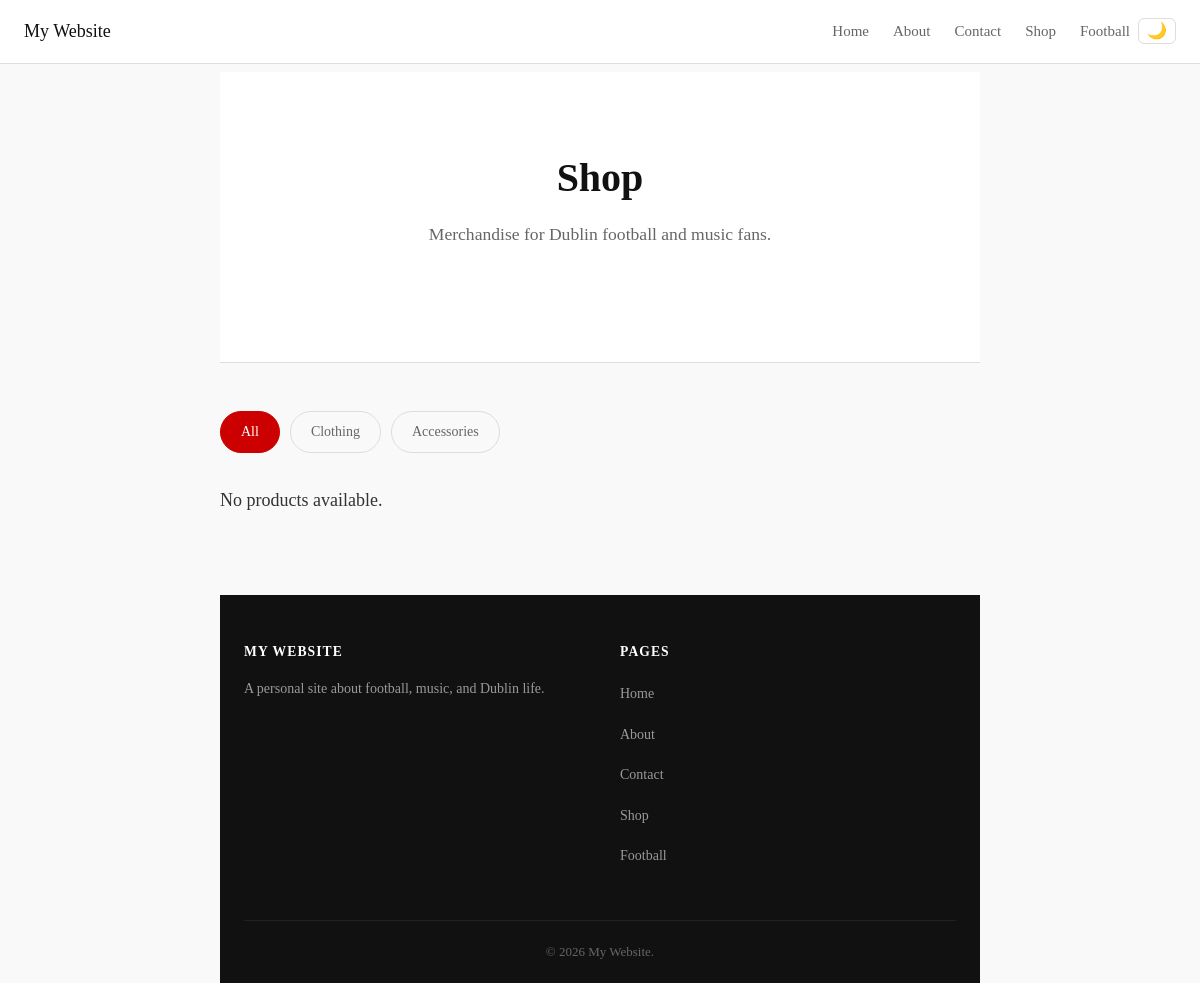
The app's page /shop/, older data.
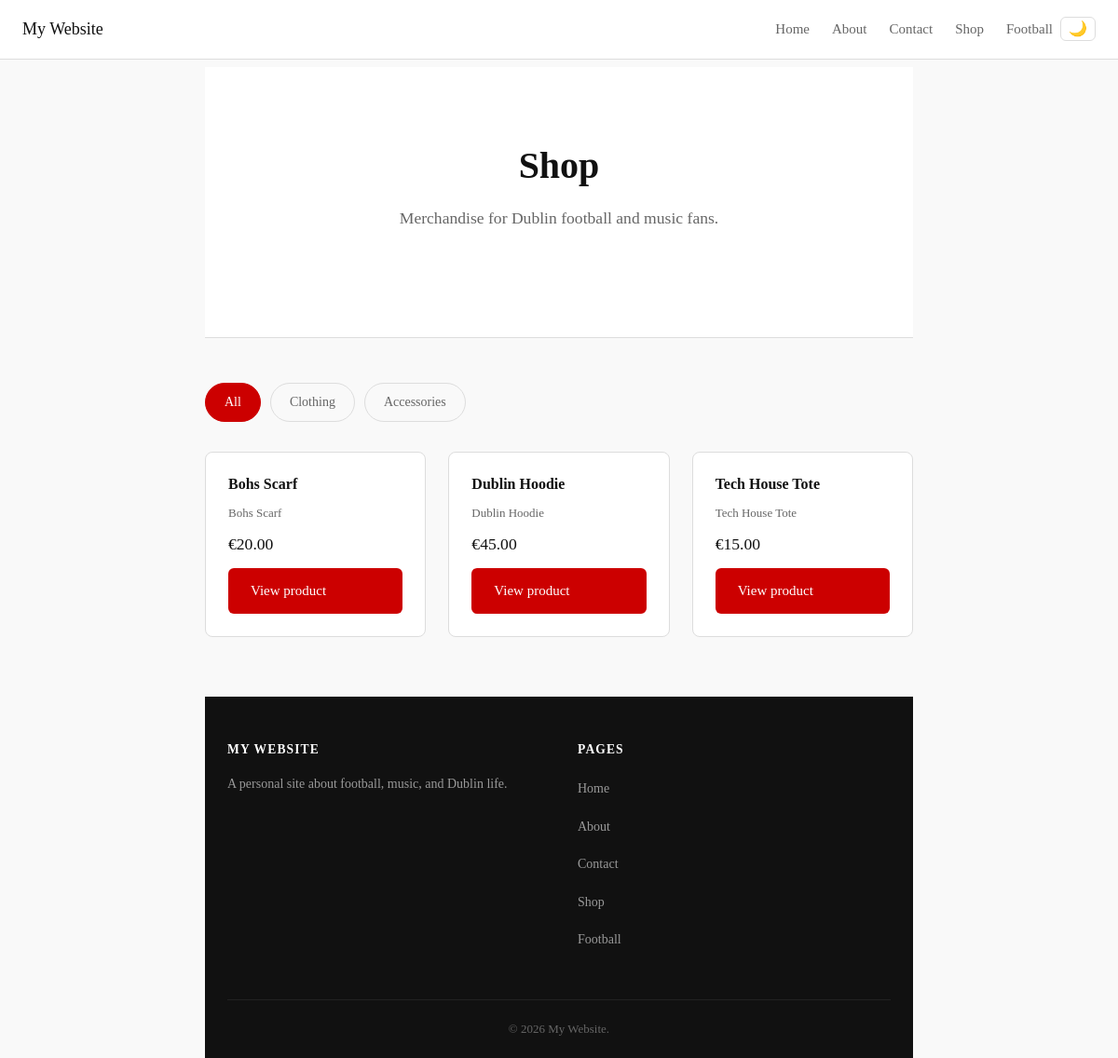
The same page, newer data.
### shop/models.py (models this page shows, shortened)
class Product(models.Model):
    CATEGORY_CHOICES = [
        ('clothing', 'Clothing'),
        ('accessories', 'Accessories'),
    ]
    name = models.CharField(max_length=200)
    description = models.TextField()
    price = models.DecimalField(max_digits=6, decimal_places=2)
    category = models.CharField(max_length=50, choices=CATEGORY_CHOICES)
    stock = models.PositiveIntegerField(default=0)
    available = models.BooleanField(default=True)
    created_at = models.DateTimeField(auto_now_add=True)
    class Meta:
        ordering = ['name']

### shop/views.py (the view)
# urls.py: path('', views.shop_home, name='shop_home'),
def shop_home(request):
    category = request.GET.get('category', 'all')
    if category == 'all':
        products = Product.objects.filter(available=True)
    else:
        products = Product.objects.filter(available=True, category=category)
    context = {
        'products': products,
        'current_category': category,
    }
    return render(request, 'shop/home.html', context)

### shop/templates/shop/home.html (shortened to what this page needs)
{% extends 'core/base.html' %}
{% block content %}
<section class="hero">
  <h1>Shop</h1>
  <p class="hero-subtitle">Merchandise for Dublin football and music fans.</p>
</section>
<section class="shop-section">
  <div class="filter-bar">
    <a href="{% url 'shop_home' %}"
       class="filter-btn {% if current_category == 'all' %}active{% endif %}">All</a>
    <a href="{% url 'shop_home' %}?category=clothing"
       class="filter-btn {% if current_category == 'clothing' %}active{% endif %}">Clothing</a>
    <a href="{% url 'shop_home' %}?category=accessories"
       class="filter-btn {% if current_category == 'accessories' %}active{% endif %}">Accessories</a>
  </div>
  <div class="product-grid">
    {% for product in products %}
    <div class="product-card">
      <h3>{{ product.name }}</h3>
      <p class="product-description">{{ product.description }}</p>
      <p class="product-price">€{{ product.price }}</p>
      <a href="{% url 'product_detail' product.pk %}" class="btn">View product</a>
    </div>
    {% empty %}
    <p>No products available.</p>
    {% endfor %}
  </div>
</section>
{% endblock %}

### core/templates/core/base.html (shortened to what this page needs)
{% load static %}
<!DOCTYPE html>
<html lang="en">
  <head>
    {% load static %}
    <link rel="stylesheet" href="{% static 'css/style.css' %}" />
  </head>
  <body>
    <nav>
      <span class="site-name">My Website</span>
      <div class="nav-links" id="nav-links">
        <a href="{% url 'home' %}">Home</a>
        <a href="{% url 'about' %}">About</a>
        <a href="{% url 'contact' %}">Contact</a>
        <a href="{% url 'shop_home' %}">Shop</a>
        <a href="{% url 'football_home' %}">Football</a>
      </div>
      <button class="dark-mode-btn" id="dark-mode-btn" aria-label="Toggle dark mode">🌙</button>
    </nav>
    <main>
      {% block content %}
      {% endblock %}
    </main>
    <footer>
      <div class="footer-grid">
        <div class="footer-col">
          <h4>My Website</h4>
          <p>A personal site about football, music, and Dublin life.</p>
        </div>
        <div class="footer-col">
          <h4>Pages</h4>
          <ul>
            <li><a href="{% url 'home' %}">Home</a></li>
            <li><a href="{% url 'about' %}">About</a></li>
            <li><a href="{% url 'contact' %}">Contact</a></li>
            <li><a href="{% url 'shop_home' %}">Shop</a></li>
            <li><a href="{% url 'football_home' %}">Football</a></li>
          </ul>
        </div>
      </div>
      <div class="footer-bottom">
        <p>&copy; 2026 My Website.</p>
      </div>
    </footer>
    {% load static %}
  </body>
</html>

### core/static/css/style.css (style rules this page uses)
* { box-sizing: border-box; margin: 0; padding: 0; }
:root { --font-main: Georgia, serif; --font-size-base: 18px; --line-height-base: 1.7; --color-text: #333333; --color-heading: #111111; --color-muted: #666666; --color-border: #dddddd; --color-accent: #cc0000; --color-bg: #f9f9f9; --color-white: #ffffff; --spacing-sm: 16px; --spacing-md: 32px; --spacing-lg: 64px; }
.dark-mode-btn { background: none; border: 0.5px solid var(--color-border); border-radius: 6px; padding: 4px 8px; cursor: pointer; font-size: 16px; line-height: 1; transition: border-color 0.15s; margin-left: 8px; }
body { font-family: var(--font-main); font-size: var(--font-size-base); line-height: var(--line-height-base); color: var(--color-text); background-color: var(--color-bg); max-width: 800px; margin: 0 auto; padding: 0 20px; padding-top: 72px; }
h1, h2, h3, h4 { color: var(--color-heading); line-height: 1.3; margin-bottom: 16px; }
h1 { font-size: 2.5rem; }
h3 { font-size: 1.2rem; }
h4 { font-size: 0.85rem; text-transform: uppercase; letter-spacing: 0.08em; }
p { margin-bottom: 16px; color: var(--color-text); }
a { color: var(--color-accent); text-decoration: none; }
nav { display: flex; align-items: center; justify-content: space-between; background-color: var(--color-white); border-bottom: 1px solid var(--color-border); padding: 16px 24px; position: fixed; top: 0; left: 0; right: 0; z-index: 100; }
.nav-links { display: flex; align-items: center; gap: 24px; }
.nav-links a { color: var(--color-muted); font-size: 15px; transition: color 0.15s; }
.site-name { font-weight: 500; color: var(--color-heading); margin-right: auto; text-decoration: none; }
nav a { color: var(--color-muted); font-size: 15px; transition: color 0.15s; }
.btn { display: inline-block; background-color: var(--color-accent); color: var(--color-white); padding: 12px 24px; border-radius: 6px; font-size: 15px; font-family: var(--font-main); border: none; cursor: pointer; transition: background-color 0.15s; }
.hero { text-align: center; padding: 80px 20px; background-color: var(--color-white); border-bottom: 1px solid var(--color-border); margin-bottom: 48px; }
.hero h1 { margin-bottom: 16px; }
.hero-subtitle { font-size: 1.1rem; color: var(--color-muted); margin-bottom: 32px; max-width: 500px; margin-left: auto; margin-right: auto; }
footer { background-color: #111111; color: #cccccc; padding: 48px 24px 0; margin-top: var(--spacing-lg); }
.footer-grid { display: flex; gap: 40px; max-width: 800px; margin: 0 auto; padding-bottom: 40px; }
.footer-col { flex: 1; }
.footer-col h4 { color: var(--color-white); margin-bottom: 16px; }
.footer-col p { font-size: 14px; line-height: 1.7; color: #999999; margin-bottom: 16px; }
.footer-col ul { list-style: none; padding: 0; margin: 0; }
.footer-col ul li { margin-bottom: 10px; }
.footer-col ul li a { color: #999999; font-size: 14px; transition: color 0.15s; }
.footer-bottom { border-top: 1px solid #222222; padding: 20px 0; text-align: center; max-width: 800px; margin: 0 auto; }
.footer-bottom p { font-size: 13px; color: #666666; margin: 0; }
.shop-section { margin-bottom: var(--spacing-lg); }
.filter-bar { display: flex; gap: 10px; margin-bottom: 32px; }
.filter-btn { background: none; border: 1px solid var(--color-border); border-radius: 99px; padding: 8px 20px; font-size: 14px; font-family: var(--font-main); color: var(--color-muted); cursor: pointer; transition: all 0.15s; }
.filter-btn:hover, .filter-btn.active { background-color: var(--color-accent); border-color: var(--color-accent); color: var(--color-white); }
.product-grid { display: grid; grid-template-columns: repeat(3, 1fr); gap: 24px; }
.product-card { background: var(--color-white); border: 1px solid var(--color-border); border-radius: 8px; padding: 24px; display: flex; flex-direction: column; gap: 10px; transition: border-color 0.15s; }
.product-card h3 { font-size: 1rem; margin: 0; }
.product-description { font-size: 13px; color: var(--color-muted); line-height: 1.5; flex: 1; margin: 0; }
.product-price { font-size: 1.1rem; font-weight: 500; color: var(--color-heading); margin: 0; }

Row changes from the older to the newer data that the page shows:
added Product: name "Bohs Scarf", description "Bohs Scarf", price "20.00"
added Product: name "Dublin Hoodie", description "Dublin Hoodie", price "45.00"
added Product: name "Tech House Tote", description "Tech House Tote", price "15.00"
Text that changed along with them:
text no longer shown: "No products available."
